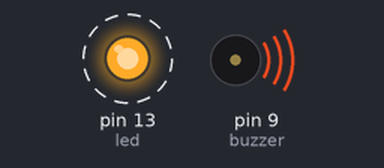
The sketch below on a simulated Arduino Uno, built with avr-gcc and run on an emulated ATmega328P. Shown: output pins drawn as LEDs (lit = HIGH), buzzer (waves = sounding). Dashed ring = blinking.

Above: at 0.2 s.
Timing chart, 0 to 3.0 s (numbered marks = the images above):
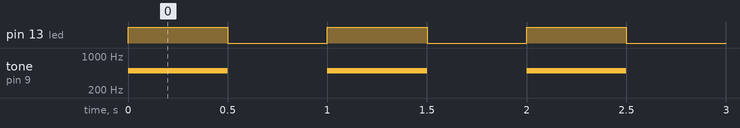

The sketch:

chapter_09_01.ino
```cpp
const int buzzer = 9;
const int led = 13;
int state = LOW;
boolean piezoState = false;

void setup(){
  pinMode(buzzer, OUTPUT);
  pinMode(led, OUTPUT);
}

void loop(){
  blink_led();
  digitalWrite(led, state);
  buzz();

  if(piezoState){
    tone(buzzer, 500);
  }else{
    noTone(buzzer);
  }
  delay(500);
}
void blink_led()
{
  state = !state;
}
void buzz(){
   piezoState = !piezoState;

}
```

Measured:
- by itself, pin 13 (led): alternates HIGH for 0.50 s and LOW for 0.50 s
- by itself, tone on pin 9 (buzzer): alternates 500 Hz for 0.50 s and silent for 0.50 s
